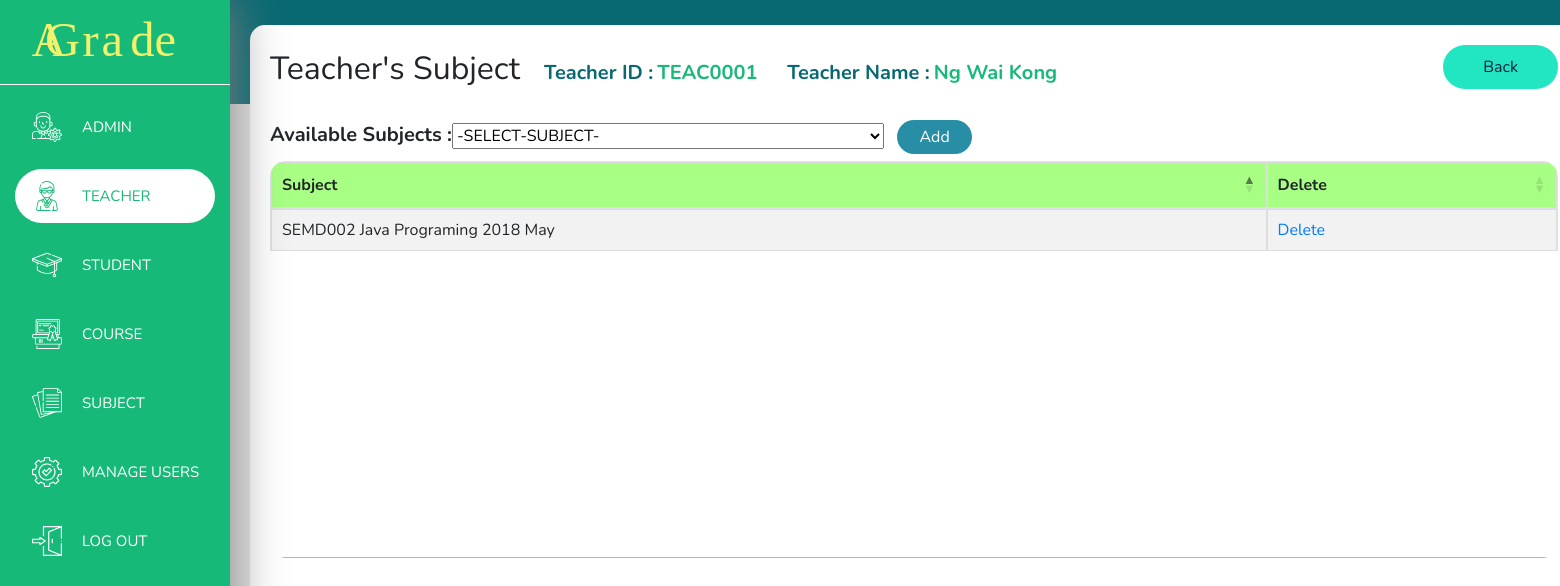
/teacherSubject.php?tchID=TEAC0001 (signed in), run on the app's committed database.
### tables this page shows
CREATE TABLE `teacher` (
  `No` int(200) NOT NULL,
  `teacherID` varchar(200) NOT NULL,
  `teacherName` varchar(200) NOT NULL,
  `teacherUid` varchar(200) NOT NULL,
  `teacherEmail` varchar(200) NOT NULL
);

CREATE TABLE `teacher_subject` (
  `No` int(200) NOT NULL,
  `teacherID` varchar(200) NOT NULL,
  `teacherUid` varchar(200) NOT NULL,
  `teacherName` varchar(200) NOT NULL,
  `teacherSubject` varchar(200) NOT NULL
);

### teacherSubject.php (the view, shortened to what this page needs)
<?php
    require "header.php";
    require "backendphp/condb_back.php";
    $tchID = $_GET['tchID'];
    $sql = mysqli_query($conn, "SELECT * FROM teacher WHERE teacherID = '$tchID'");
    $row = mysqli_fetch_array($sql);
    $tchUid = $row['teacherUid'];
    $tchName = $row['teacherName'];
?>
    <main>
        <div class="content">
            <div class="teacherSubject-main">
                <label class="teacherSubject-label">Teacher's Subject</label>
                <label class="teacherSubject-ID-NAME-label" >Teacher ID :</label>
                <label class="teacherSubject-ID-NAME-label-bold"> <?= $tchID ?> &emsp;</label>
                <label class="teacherSubject-ID-NAME-label" >Teacher Name :</label>
                <label class="teacherSubject-ID-NAME-label-bold"> <?= $tchName ?> </label>
                <a class="back-btn" href="javascript:history.go(-1)"><span>Back</span></a>
                <br>
                <?php
                    if ($_SESSION['userType'] == "admin") {
                        echo    "<form action='backendphp/addTeacherSubject-back.php?tchID=".$tchID."&tchUid=".$tchUid."&tchName=".$tchName."' method='post'>";
                        echo    "<label>Available Subjects :</label>";
                        echo    "<select name='add_teacher_subject'>";
                        echo    "<option value=''>-SELECT-SUBJECT-</option>";
                        echo    "</select>";
                        echo    "<div class='btn'>";
                        echo    "<button type='submit' name='add_teacher_subject_submit'>Add</button><br>";
                        echo    "</div>";
                        echo "</form>";
                    }
                ?>
                <table class="table table-striped table-bordered teacherSubjectDatatable">
                    <thead>
                        <tr>
                            <th>Subject</th>
                            <?php
                                if ($_SESSION['userType'] == "admin") {
                                    echo "<th>Delete</th>";
                                }
                            ?>
                        </tr>
                    </thead>
                    <tbody>
                        <?php
                            $sql = mysqli_query($conn, "SELECT * FROM teacher_subject WHERE teacherID = '$tchID'");
                            while ($row = mysqli_fetch_array($sql)){
                                echo "<tr>";
                                echo "<td>" . $row['teacherSubject'] . "</td>";
                                if ($_SESSION['userType'] == "admin") {
                                    echo "<td><a href='backendphp/deleteTeacherSubject-back.php?tchID=" . $row['teacherID'] . "&subjectID=" . $row['teacherSubject'] . "' onclick='return confirm(\"Confirm Delete ?\");'>Delete</a></td>";
                                }
                                echo "</tr>";
                            }
                        ?>
                    </tbody>
                </table>
            </div>
        </div>
    </main>
<?php
    require "footer.php";
?>

### css/header.css (style rules this page uses)
body { margin: 0; font-family: Nunito, sans-serif; background: -webkit-gradient(linear, left top, left bottom, color-stop(13%, #086972), color-stop(13%, #e6e6e6)); background: linear-gradient(#086972 13%, #e6e6e6 13%); height: 100vh; }
main { height: 657px; }
main .content { display: inline-block; margin: 25px 25px 25px 250px; width: 166vh; height: 93vh; border-radius: 15px; background-color: white; }

### css/teacherSubject.css (style rules this page uses)
.teacherSubject-label { display: inline-block; margin: 20px; font-size: 32px; }
.teacherSubject-main .teacherSubject-ID-NAME-label { font-weight: bold; font-size: 20px; color: #086972; }
.teacherSubject-main .teacherSubject-ID-NAME-label-bold { font-weight: bold; font-size: 20px; color: #17b978; }
.teacherSubject-main .back-btn { float: right; background-color: #21e6c1; color: #071e3d; margin: 20px; padding: 10px 40px; border-radius: 34px; text-decoration: none; text-align: center; vertical-align: middle; }
.teacherSubject-main form { margin-left: 20px; }
.teacherSubject-main form label { font-size: 20px; font-weight: bold; }
.teacherSubject-main form .btn button { display: inline-block; background-color: #278EA5; width: 75px; padding: 5px; border-radius: 34px; border: none; color: white; font-family: 'Nunito', sans-serif; }
.teacherSubject-main .dataTables_wrapper .table th { border: 1px solid #dddddd; background-color: #a7ff83; text-align: left; }
.teacherSubject-main .dataTables_wrapper .table td { border: 1px solid #dddddd; text-align: left; }

### data on the page
teacher: teacherName "Ng Wai Kong"
teacher_subject: teacherSubject "SEMD002 Java Programing 2018 May"

### other printed values
$tchID "TEAC0001"
